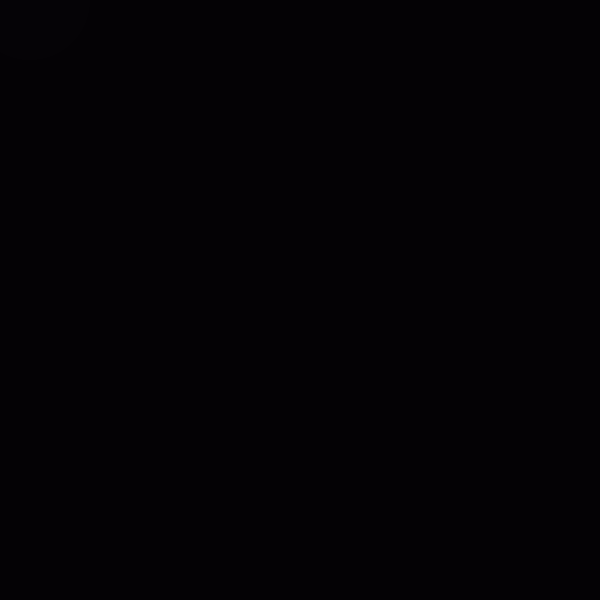
Frame 1 (no input)
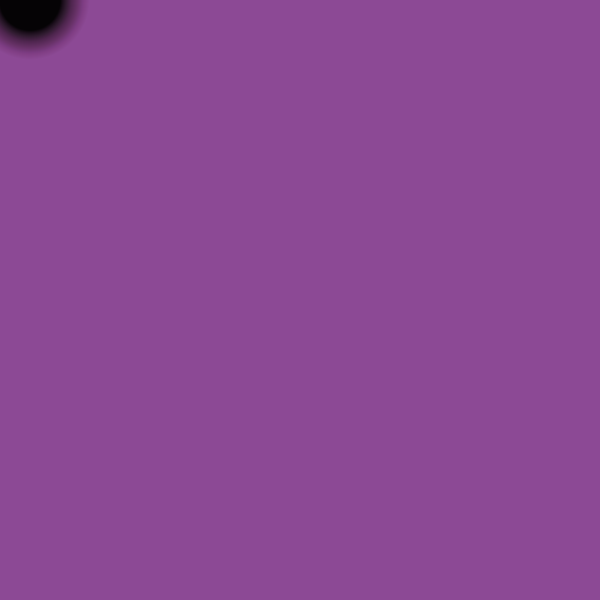
Frame 60 (the mouse pressed at the canvas centre just before this capture)
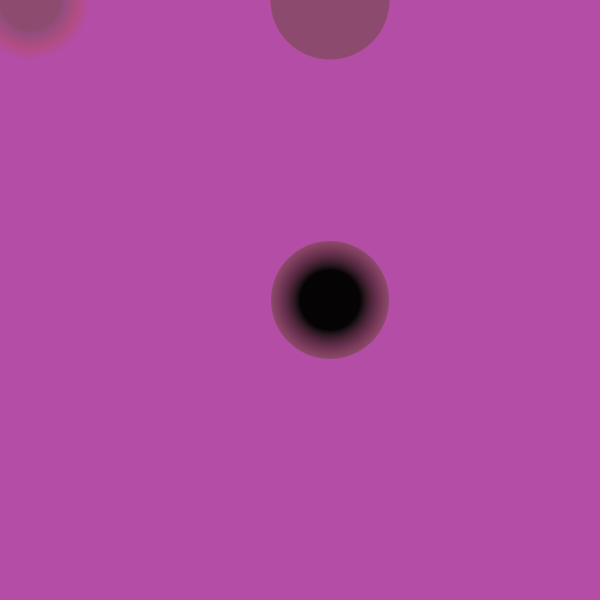
Frame 120 (the mouse held since frame 60 and released just before this capture)

The Processing sketch that drew these frames (run headless with seeded random() and noise(); from frame 60 on, the mouse is pressed at the canvas centre):

// Processing sketch: processing_110270
// ── processing_110270.pde

float value;
int c;
boolean i = false;
boolean value1 = false;
int mc;

void setup(){
  size(600, 600);
  background(0);
  value = 120;
  c = 254;
  mc = 1;
}

void draw(){


 fill(mc);
  noStroke();
  ellipse(mouseX + 30, pmouseY, value, value);
  fill(181, 100, c, 5);
  rect(0, 0, 600, 600);


  if(value == 121 || value == 5){
  value1 = !value1;
  
  }
    
  if(!value1){
    value = value - 1;
    
    } 
    
    else{
      value = value + 1;
    }
  
  if (c==0 || c==255){ 
    i = !i;
  }
    
  if(!i){
   --c;
  }
   else{
     ++c;
   }
  
  println(value);
    
  
}

void mouseOut() {

  background(0);

}

void mouseClicked(){
  
  value = 480;
  
   if(value == 480 || value == 121){
  value1 = !value1;
  
  }
    
  if(!value1){
    value = value - 1;
    
    } 
    
    else{
      value = value + 1;
    }
    
     if (mouseButton == RIGHT) {

    value = 120;
    
      if(value == 119 || value == 5){
  value1 = !value1;
  
  }
    
  if(!value1){
    value = value - 1;
    
    } 
    
    else{
      value = value + 1;
    }

     }
   }


void mouseDragged(){

  mc = 255;

  }

void mousePressed(){
  
  value = 120;
  mc = 1;
  
   if(value == 121 || value == 5){
  value1 = !value1;
  
  }
    
  if(!value1){
    value = value - 1;
    
    } 
    
    else{
      value = value + 1;
    }
}
